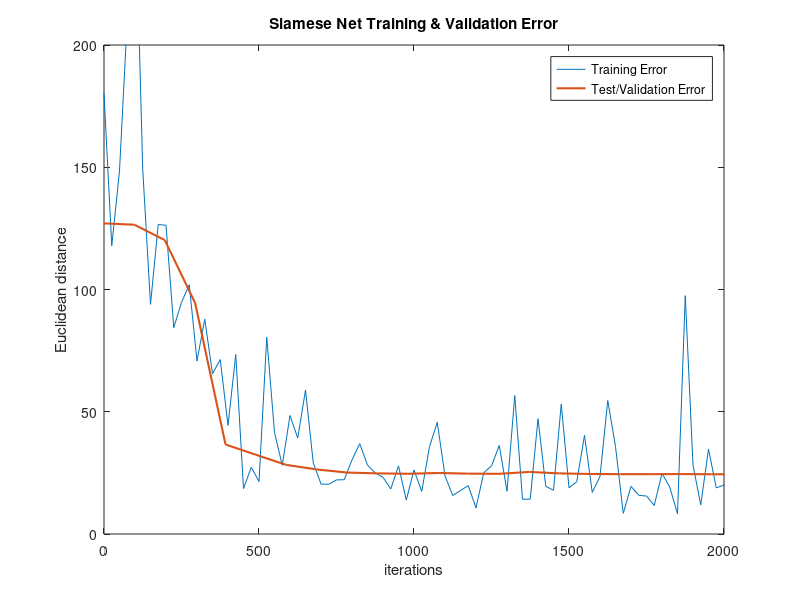

Source code (MATLAB):
close all;

% Data extracted from logs
NET = 'train_depth_04241723:00:36_deepslow';
%WITH_UPS	True
TRN_ITER = [0	25.0	50.0	75.0	100.0	125.0	150.0	175.0	200.0	225.0	250.0	275.0	300.0	325.0	350.0	375.0	400.0	425.0	450.0	475.0	500.0	525.0	550.0	575.0	600.0	625.0	650.0	675.0	700.0	725.0	750.0	775.0	800.0	825.0	850.0	875.0	900.0	925.0	950.0	975.0	1000.0	1025.0	1050.0	1075.0	1100.0	1125.0	1150.0	1175.0	1200.0	1225.0	1250.0	1275.0	1300.0	1325.0	1350.0	1375.0	1400.0	1425.0	1450.0	1475.0	1500.0	1525.0	1550.0	1575.0	1600.0	1625.0	1650.0	1675.0	1700.0	1725.0	1750.0	1775.0	1800.0	1825.0	1850.0	1875.0	1900.0	1925.0	1950.0	1975.0	2000.0	2025.0	2050.0	2075.0];
TRN_LOSS = [1801860.0	1178830.0	1485100.0	2105150.0	2657650.0	1489740.0	939212.0	1265960.0	1262800.0	843966.0	947499.0	1019300.0	707737.0	878566.0	655541.0	713468.0	444126.0	734162.0	185821.0	273033.0	214771.0	804636.0	415121.0	281209.0	484523.0	392491.0	588773.0	291059.0	204266.0	203507.0	221404.0	222084.0	303070.0	369366.0	281558.0	249658.0	231777.0	184240.0	278781.0	138660.0	262026.0	173894.0	357399.0	456728.0	237365.0	157470.0	178005.0	197878.0	106807.0	250829.0	278461.0	362242.0	175037.0	566345.0	142071.0	142569.0	471504.0	195427.0	178677.0	531513.0	188992.0	214078.0	403332.0	170238.0	234916.0	545919.0	358033.0	84577.4	194655.0	158059.0	155321.0	116950.0	248373.0	191683.0	82718.8	974818.0	281672.0	119202.0	347478.0	188519.0	200555.0	219562.0	619434.0	261071.0];
TST_ITER = [0	98	196	294	392	490	588	686	784	882	980	1078	1176	1274	1372	1470	1568	1666	1764	1862	1960	2058];
TST_LOSS = [1270460.0	1264980.0	1202140.0	944766.0	366142.0	324122.0	282699.0	264062.0	251378.0	248049.0	246343.0	249574.0	246885.0	246160.0	253882.0	247895.0	245489.0	244751.0	244778.0	245205.0	244397.0	244081.0];
TRN_ITER = [0	25.0	50.0	75.0	100.0	125.0	150.0	175.0	200.0	225.0	250.0	275.0	300.0	325.0	350.0	375.0	400.0	425.0	450.0	475.0	500.0	525.0	550.0	575.0	600.0	625.0	650.0	675.0	700.0	725.0	750.0	775.0	800.0	825.0	850.0	875.0	900.0	925.0	950.0	975.0	1000.0	1025.0	1050.0	1075.0	1100.0	1125.0	1150.0	1175.0	1200.0	1225.0	1250.0	1275.0	1300.0	1325.0	1350.0	1375.0	1400.0	1425.0	1450.0	1475.0	1500.0	1525.0	1550.0	1575.0	1600.0	1625.0	1650.0	1675.0	1700.0	1725.0	1750.0	1775.0	1800.0	1825.0	1850.0	1875.0	1900.0	1925.0	1950.0	1975.0	2000.0	2025.0	2050.0	2075.0];
TRN_LOSS_UPS = [5733420.0	4141920.0	4890390.0	6277780.0	8881350.0	5006330.0	3436580.0	4633010.0	4411880.0	3033090.0	3226920.0	3591690.0	2577900.0	3073560.0	2262570.0	2417960.0	1467190.0	2088710.0	636760.0	994602.0	751555.0	2313860.0	1364010.0	997718.0	1755490.0	1282880.0	2082140.0	999686.0	706714.0	701498.0	754432.0	757994.0	970157.0	1312980.0	1042770.0	837144.0	881828.0	673676.0	976513.0	504771.0	976509.0	666559.0	1258270.0	1606800.0	852220.0	571263.0	677378.0	720802.0	421065.0	944514.0	931818.0	1281830.0	657929.0	1337430.0	543526.0	586551.0	1589240.0	677066.0	678122.0	1785690.0	668763.0	859838.0	1276620.0	635429.0	852022.0	1563830.0	1297750.0	320778.0	680933.0	596595.0	536282.0	439562.0	987426.0	778744.0	326938.0	2499710.0	923307.0	470658.0	1227610.0	709863.0	678198.0	810861.0	1795180.0	908316.0];
TST_ITER = [0	98	196	294	392	490	588	686	784	882	980	1078	1176	1274	1372	1470	1568	1666	1764	1862	1960	2058];
TST_LOSS_UPS = [4414250.0	4392660.0	4169510.0	3237530.0	1215450.0	1071090.0	960648.0	908116.0	877283.0	867838.0	864307.0	875389.0	866369.0	866941.0	890090.0	871773.0	863123.0	860756.0	861117.0	863208.0	859560.0	858128.0];

TRN_LOSS = TRN_LOSS ./ 10000;
TST_LOSS = TST_LOSS ./ 10000;

fig = figure();
plot(TRN_ITER, TRN_LOSS, TST_ITER, TST_LOSS, 'LineWidth', 1.5)
xlim([0,2000])
ylim([0,200])
legend('Training Error', 'Test/Validation Error')
title('Siamese Net Training & Validation Error')
xlabel('iterations')
ylabel('Euclidean distance')

